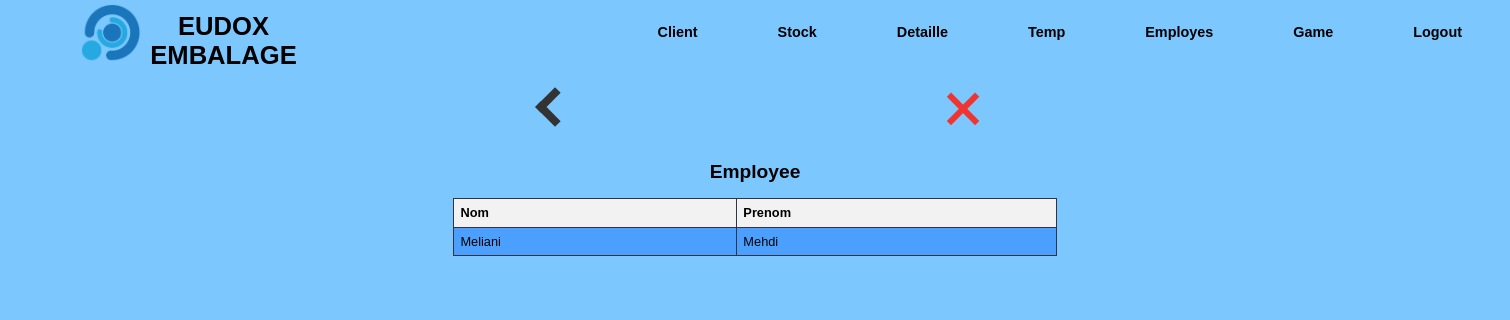
The app's page /work/view, older data.
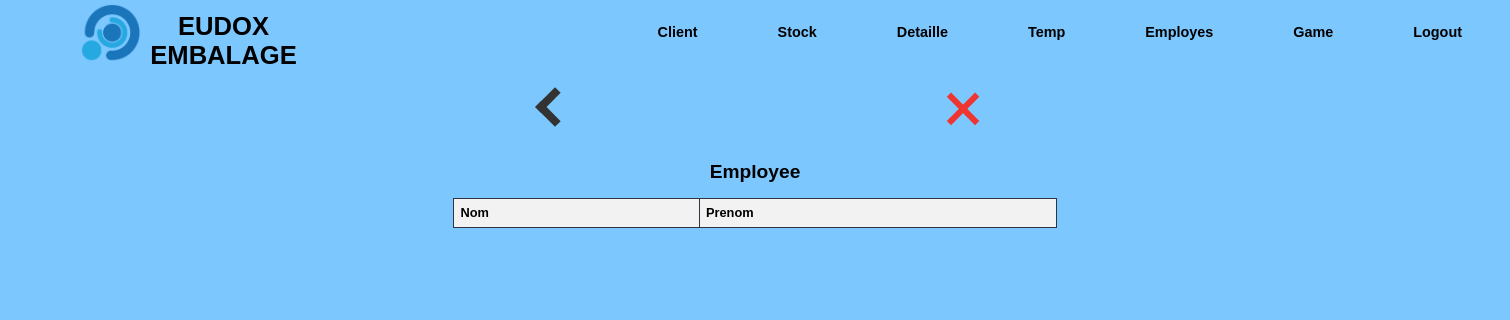
The same page, newer data.
### tables this page shows
CREATE TABLE worker (
        id INTEGER PRIMARY KEY AUTOINCREMENT,
        first_name TEXT NOT NULL,
        last_name TEXT NOT NULL
    );

### app.py (the view)
@app.route('/work/view')
def view_worker():
    conn = sqlite3.connect('form_data.db')
    cursor = conn.cursor()
    cursor.execute('SELECT * FROM worker')
    data_f = cursor.fetchall()
    workers = []
    for data in data_f:
        worker = {
            'id': data[0],
            'first_name': data[1],
            'last_name': data[2]
        }
        workers.append(worker)
    conn.close()
    return render_template('w_view.html', workers=workers)

### templates/w_view.html (shortened to what this page needs)
{% extends 'main.html' %}
{% block top %}
<a href="/work" id="back"><div class="thick-arrow-left"></div></a>
<a href="/main" id="aclose"><div class="close"></div></a>
{% endblock %}
{% block bot %}
  <h2>Employee</h2>
  <table>
    <thead>
      <tr>
        <th>Nom</th>
        <th>Prenom</th>
      </tr>
    </thead>
  <tbody>
      {% for worker in workers %}
      <tr onclick="window.location='/work/calc/{{ worker.id }}';" style="cursor: pointer;">
        <td>{{ worker.first_name }}</td>
        <td>{{ worker.last_name }}</td>
      </tr>
      {% endfor %}
    </tbody>
  </table>
  <br>
{% endblock %}

### templates/main.html (shortened to what this page needs)
<!DOCTYPE html>
<html>
  <head>
    <link rel="stylesheet" type="text/css" href="{{ url_for('static', filename='css/style.css') }}">
  </head>
  <body>
    <div class="bg">
      <div class="hd">
        <img class="logo" src="{{ url_for('static', filename='assets/lll.png') }}" onclick="goToHomePage()" style="cursor: pointer;"/>
        <h1 class="fn" onclick="goToHomePage()" style="cursor: pointer;">EUDOX EMBALAGE</h1>
        <ul class="nav">
          <li><a href="/client">Client</a></li>
          <li><a href="/stock">Stock</a></li>
          <li><a href="/detail">Detaille</a></li>
          <li><a href="/time">Temp</a></li>
          <li><a href="/work">Employes</a></li>
          <li><a href="/game">Game</a></li>
          <li><a href="/">Logout</a></li>
        </ul>
      </div>
      <div class="display_frame">
        <div class="top_side">
          {% block top %}{% endblock %}
        </div>
        <div class="bot_side">
          {% block bot %}{% endblock %}
        </div>
      </div>
    </div>
  </body>
</html>

### static/css/style.css (style rules this page uses)
body, h1, h2, h3, p, ul, li { margin: 0; padding: 0; }
body { font-family: Arial, sans-serif; background-color: #7dc7ff; zoom: 80%; }
.bg { background-size: cover; background-repeat: no-repeat; height: 100vh; }
.hd { background: #7dc7ff; width: 100%; height: 81px; display: flex; text-align: center; }
.logo { padding-top: 4px; margin-left: 100px; margin-right: 10px; height: 75px; width: 80px; }
.fn { text-align: center; padding-top: 15px; font-family: sans-serif; width: 350px; color: #000; transition: 0.3s ease-out; }
.nav { margin-left: 400px; margin-right: 10px; display: flex; justify-content: center; align-items: center; }
.nav li { list-style: none; margin-left: 50px; margin-right: 50px; font-size:18px; }
.nav li a { text-decoration: none; font-family: sans-serif; font-weight: bold; color: #000; transition: 0.3s ease-out; }
.display_frame { background-size: cover; text-align: center; width: 100%; }
a { color: inherit; text-decoration: none; }
.top_side { display: flex; height: 120px; width: 100%; }
#aclose { margin-left: 28vw; }
.thick-arrow-left { margin: 35px; width: 25px; height: 25px; border: 10px solid #333; border-left: 0; border-top: 0; transform: rotate(135deg); }
#back { margin-left: 34%; }
.close { margin: 30px; background: #f03530; height: 50px; position: relative; width: 8px; transform: rotate(45deg); }
.close:after { background: #f03530; content: ""; height: 8px; left: -21px; position: absolute; top: 21px; width: 50px; }

### templates/w_view.html (style rules this page uses)
table { border-collapse: collapse; width: 40%; margin: 30%; margin-top: 1%; }
th, td { border: 1px solid #333344; padding: 8px; text-align: left; }
th { background-color: #f2f2f2; }

Row changes from the older to the newer data that the page shows:
removed worker: first_name "Meliani", last_name "Mehdi"
